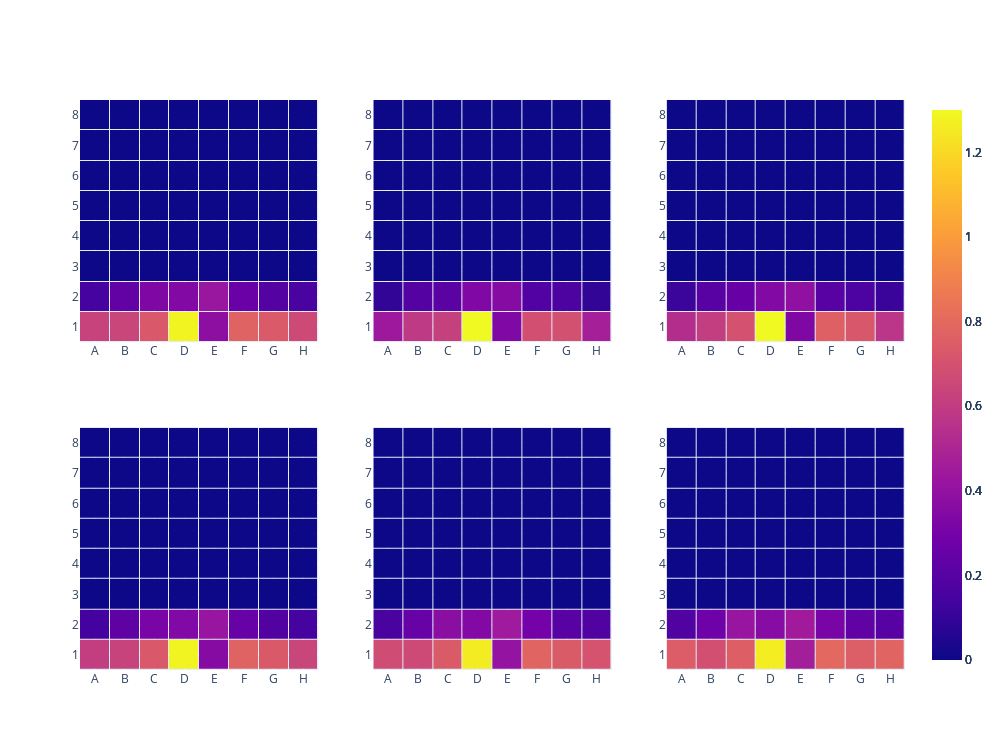

Notebook code for this chart:
### Code cell
pawns, rooks, knights, bishops, kings, queens = generate_pieces()

w_filter = rooks[0:2] + knights[0:2] + bishops[0:2] + [queens[0]] + [kings[0]] + pawns[:8]
b_filter = rooks[2:] + knights[2:] + bishops[2:] + [kings[1]] + [queens[1]] + pawns[8:]

overall = pd.read_json('query results\cap_dict.txt')
twentyfive = pd.read_json('query results\cap_dict_elosum_0-2500.txt')
three = pd.read_json('query results\cap_dict_elosum_2500-3000.txt')
thirtyfive = pd.read_json('query results\cap_dict_elosum_3000-3500.txt')
four = pd.read_json('query results\cap_dict_elosum_3500-4000.txt')
ten = pd.read_json('query results\cap_dict_elosum_4000-10000.txt')

overall = generate_heatmap(overall, w_filter)
twentyfive = generate_heatmap(twentyfive, w_filter)
three = generate_heatmap(three, w_filter)
thirtyfive = generate_heatmap(thirtyfive, w_filter)
four = generate_heatmap(four, w_filter)
ten = generate_heatmap(ten, w_filter)

row1 = [overall, twentyfive, three]
row2 = [thirtyfive, four, ten]

fig = make_subplots(rows=2, cols=3)

fig.add_traces(row1, rows=1, cols=[1,2,3])
fig.add_traces(row2, rows=2, cols=[1,2,3])
fig.update_traces(zmin=0, zmax=1.3)
fig.update_layout(height=750, width = 1000)

### Figure 1 — Plotly figure (JSON) as saved in the notebook; plotly's stock layout.template omitted (floating-point values rounded to 4 significant figures)
{"data": [{"type": "heatmap", "x": ["A", "B", "C", "D", "E", "F", "G", "H"], "xaxis": "x", "xgap": 1, "y": ["1", "2", "3", "4", "5", "6", "7", "8"], "yaxis": "y", "ygap": 1, "z": [[0.6299, 0.6442, 0.728, 1.286, 0.3823, 0.7733, 0.7336, 0.6633], [0.147, 0.2363, 0.3337, 0.3442, 0.4238, 0.2634, 0.1926, 0.1567], [0, 0, 0, 0, 0, 0, 0, 0], [0, 0, 0, 0, 0, 0, 0, 0], [0, 0, 0, 0, 0, 0, 0, 0], [0, 0, 0, 0, 0, 0, 0, 0], [0, 0, 0, 0, 0, 0, 0, 0], [0, 0, 0, 0, 0, 0, 0, 0]], "zmax": 1.3, "zmin": 0}, {"type": "heatmap", "x": ["A", "B", "C", "D", "E", "F", "G", "H"], "xaxis": "x2", "xgap": 1, "y": ["1", "2", "3", "4", "5", "6", "7", "8"], "yaxis": "y2", "ygap": 1, "z": [[0.4383, 0.5908, 0.6219, 1.364, 0.3373, 0.6877, 0.6951, 0.4695], [0.09287, 0.1894, 0.2124, 0.3379, 0.3544, 0.1849, 0.1656, 0.09463], [0, 0, 0, 0, 0, 0, 0, 0], [0, 0, 0, 0, 0, 0, 0, 0], [0, 0, 0, 0, 0, 0, 0, 0], [0, 0, 0, 0, 0, 0, 0, 0], [0, 0, 0, 0, 0, 0, 0, 0], [0, 0, 0, 0, 0, 0, 0, 0]], "zmax": 1.3, "zmin": 0}, {"type": "heatmap", "x": ["A", "B", "C", "D", "E", "F", "G", "H"], "xaxis": "x3", "xgap": 1, "y": ["1", "2", "3", "4", "5", "6", "7", "8"], "yaxis": "y3", "ygap": 1, "z": [[0.5337, 0.6094, 0.6997, 1.337, 0.3351, 0.7616, 0.72, 0.5685], [0.116, 0.2076, 0.2532, 0.3429, 0.3876, 0.2039, 0.1688, 0.1128], [0, 0, 0, 0, 0, 0, 0, 0], [0, 0, 0, 0, 0, 0, 0, 0], [0, 0, 0, 0, 0, 0, 0, 0], [0, 0, 0, 0, 0, 0, 0, 0], [0, 0, 0, 0, 0, 0, 0, 0], [0, 0, 0, 0, 0, 0, 0, 0]], "zmax": 1.3, "zmin": 0}, {"type": "heatmap", "x": ["A", "B", "C", "D", "E", "F", "G", "H"], "xaxis": "x4", "xgap": 1, "y": ["1", "2", "3", "4", "5", "6", "7", "8"], "yaxis": "y4", "ygap": 1, "z": [[0.6081, 0.6327, 0.7294, 1.286, 0.3563, 0.7727, 0.7316, 0.6442], [0.1402, 0.2266, 0.314, 0.3392, 0.4185, 0.2507, 0.1821, 0.1447], [0, 0, 0, 0, 0, 0, 0, 0], [0, 0, 0, 0, 0, 0, 0, 0], [0, 0, 0, 0, 0, 0, 0, 0], [0, 0, 0, 0, 0, 0, 0, 0], [0, 0, 0, 0, 0, 0, 0, 0], [0, 0, 0, 0, 0, 0, 0, 0]], "zmax": 1.3, "zmin": 0}, {"type": "heatmap", "x": ["A", "B", "C", "D", "E", "F", "G", "H"], "xaxis": "x5", "xgap": 1, "y": ["1", "2", "3", "4", "5", "6", "7", "8"], "yaxis": "y5", "ygap": 1, "z": [[0.6738, 0.6626, 0.7392, 1.261, 0.4064, 0.7787, 0.7385, 0.7063], [0.1623, 0.2508, 0.3757, 0.3441, 0.4454, 0.2957, 0.2044, 0.179], [0, 0, 0, 0, 0, 0, 0, 0], [0, 0, 0, 0, 0, 0, 0, 0], [0, 0, 0, 0, 0, 0, 0, 0], [0, 0, 0, 0, 0, 0, 0, 0], [0, 0, 0, 0, 0, 0, 0, 0], [0, 0, 0, 0, 0, 0, 0, 0]], "zmax": 1.3, "zmin": 0}, {"type": "heatmap", "x": ["A", "B", "C", "D", "E", "F", "G", "H"], "xaxis": "x6", "xgap": 1, "y": ["1", "2", "3", "4", "5", "6", "7", "8"], "yaxis": "y6", "ygap": 1, "z": [[0.7492, 0.6878, 0.7571, 1.262, 0.4645, 0.7953, 0.7529, 0.7765], [0.1805, 0.2746, 0.4177, 0.3607, 0.4491, 0.3148, 0.2291, 0.2063], [0, 0, 0, 0, 0, 0, 0, 0], [0, 0, 0, 0, 0, 0, 0, 0], [0, 0, 0, 0, 0, 0, 0, 0], [0, 0, 0, 0, 0, 0, 0, 0], [0, 0, 0, 0, 0, 0, 0, 0], [0, 0, 0, 0, 0, 0, 0, 0]], "zmax": 1.3, "zmin": 0}], "layout": {"height": 750, "width": 1000, "xaxis": {"anchor": "y", "domain": [0, 0.2889]}, "xaxis2": {"anchor": "y2", "domain": [0.3556, 0.6444]}, "xaxis3": {"anchor": "y3", "domain": [0.7111, 1]}, "xaxis4": {"anchor": "y4", "domain": [0, 0.2889]}, "xaxis5": {"anchor": "y5", "domain": [0.3556, 0.6444]}, "xaxis6": {"anchor": "y6", "domain": [0.7111, 1]}, "yaxis": {"anchor": "x", "domain": [0.575, 1]}, "yaxis2": {"anchor": "x2", "domain": [0.575, 1]}, "yaxis3": {"anchor": "x3", "domain": [0.575, 1]}, "yaxis4": {"anchor": "x4", "domain": [0, 0.425]}, "yaxis5": {"anchor": "x5", "domain": [0, 0.425]}, "yaxis6": {"anchor": "x6", "domain": [0, 0.425]}}}
